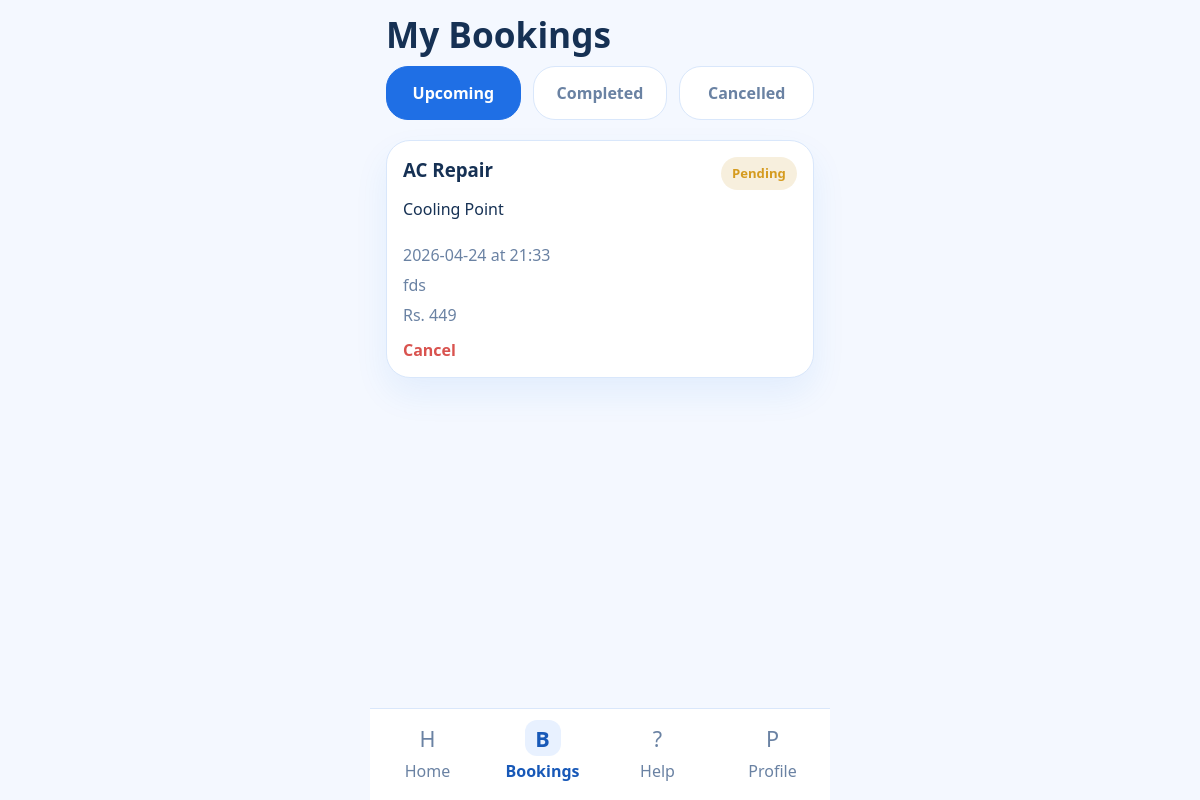
The page /my-bookings (signed in) on the database as committed earlier.
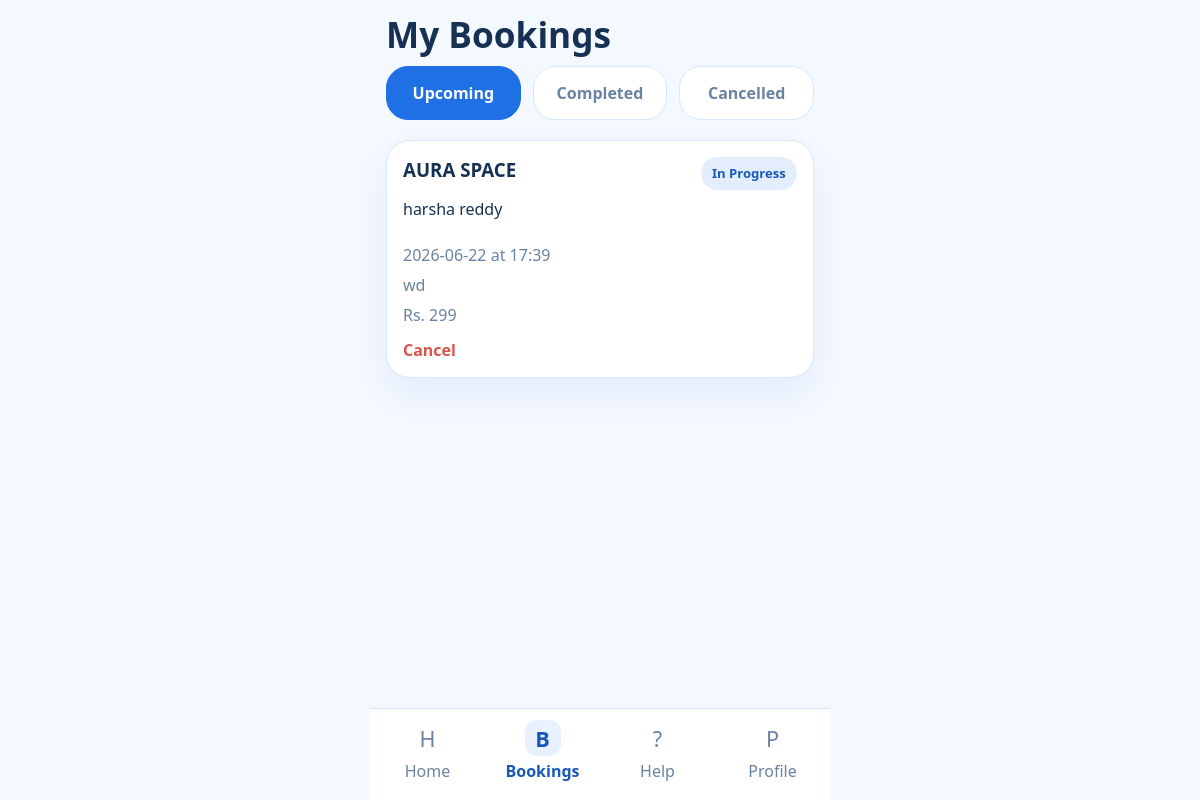
The same page on the database as committed later.
### tables this page shows
CREATE TABLE bookings (
            id INTEGER PRIMARY KEY AUTOINCREMENT,
            user_email TEXT,
            service TEXT,
            provider TEXT,
            name TEXT,
            address TEXT,
            date TEXT,
            time TEXT,
            issue TEXT,
            status TEXT DEFAULT 'Pending'
        , customer_phone TEXT, provider_phone TEXT, amount INTEGER DEFAULT 0, created_at TEXT);

### deploy_package/app.py (the view)
@app.route("/my-bookings")
@login_required
@customer_required
def my_bookings():
    active_tab = request.args.get("tab", "upcoming").strip().lower()
    conn = get_db()
    bookings = conn.execute(
        """
        SELECT * FROM bookings
        WHERE user_email = ?
        ORDER BY id DESC
        """,
        (session["user_email"],),
    ).fetchall()
    conn.close()
    return render_template(
        "my_bookings.html",
        bookings=bookings,
        filtered_bookings=filter_bookings(bookings, active_tab),
        active_tab=active_tab,
        stats=booking_status_breakdown(bookings),
    )

### deploy_package/app.py (called while the page is built, shortened)
def get_db():
    conn = sqlite3.connect(DB_PATH)
    conn.row_factory = sqlite3.Row
    return conn

def login_required(view):
    @wraps(view)
    def wrapped_view(*args, **kwargs):
        if "user_email" not in session:
            flash("Please log in to continue.", "warning")
            return redirect(url_for("login"))
        return view(*args, **kwargs)
    return wrapped_view

def customer_required(view):
    @wraps(view)
    def wrapped_view(*args, **kwargs):
        if session.get("role") == "admin":
            flash("Please use the admin dashboard for admin access.", "warning")
            return redirect(url_for("admin_dashboard"))
        return view(*args, **kwargs)
    return wrapped_view

def get_services(search_query=""):
    conn = get_db()
    services = conn.execute(
        """
        SELECT
            s.*,
            COUNT(p.id) AS providers_count
        FROM services s
        LEFT JOIN providers p ON p.service_slug = s.slug
        GROUP BY s.id
        ORDER BY s.name
        """
    ).fetchall()
    conn.close()
    results = [dict(service) for service in services]
    return results

def booking_status_breakdown(bookings):
    counts = {
        "total": len(bookings),
        "pending": 0,
        "accepted": 0,
        "in_progress": 0,
        "completed": 0,
        "cancel_requested": 0,
        "cancelled": 0,
    }
    for booking in bookings:
        status = (booking["status"] or "").strip().lower()
        if status == "pending":
            counts["pending"] += 1
        elif status == "accepted":
            counts["accepted"] += 1
        elif status == "in progress":
            counts["in_progress"] += 1
        elif status == "completed":
            counts["completed"] += 1
        elif status == "cancel requested":
            counts["cancel_requested"] += 1
        elif status == "cancelled":
            counts["cancelled"] += 1
    return counts

def filter_bookings(bookings, tab):
    tab = (tab or "upcoming").strip().lower()
    if tab == "completed":
        return [booking for booking in bookings if (booking["status"] or "").strip().lower() == "completed"]
    if tab == "cancelled":
        return [booking for booking in bookings if (booking["status"] or "").strip().lower() in {"cancelled", "cancel requested"}]
    return [
        booking
        for booking in bookings
        if (booking["status"] or "").strip().lower() not in {"completed", "cancelled", "cancel requested"}
    ]

### deploy_package/templates/my_bookings.html (shortened to what this page needs)
{% extends "base.html" %}
{% block content %}
<section class="mobile-page-head">
    <h1>My Bookings</h1>
</section>
<section class="segmented-tabs">
    <a class="segment {% if active_tab == 'upcoming' %}active{% endif %}" href="{{ url_for('my_bookings', tab='upcoming') }}">Upcoming</a>
    <a class="segment {% if active_tab == 'completed' %}active{% endif %}" href="{{ url_for('my_bookings', tab='completed') }}">Completed</a>
    <a class="segment {% if active_tab == 'cancelled' %}active{% endif %}" href="{{ url_for('my_bookings', tab='cancelled') }}">Cancelled</a>
</section>
{% if filtered_bookings %}
<section class="mobile-booking-list">
    {% for booking in filtered_bookings %}
    <article class="mobile-booking-card">
        <div class="mobile-booking-head">
            <div>
                <h3>{{ booking.service }}</h3>
                <p>{{ booking.provider }}</p>
            </div>
            <span class="status-pill status-{{ booking.status|lower|replace(' ', '-') }}">{{ booking.status }}</span>
        </div>
        <p class="booking-detail-line">{{ booking.date }} at {{ booking.time }}</p>
        <p class="booking-detail-line">{{ booking.issue }}</p>
        <p class="booking-detail-line">Rs. {{ booking.amount or 0 }}</p>
        {% set status = booking.status|lower %}
        {% if active_tab == 'upcoming' and status not in ['completed', 'cancelled', 'cancel requested'] %}
        <a class="cancel-text-link" href="{{ url_for('request_cancel', booking_id=booking.id) }}">Cancel</a>
        {% endif %}
    </article>
    {% endfor %}
</section>
{% endif %}
{% endblock %}

### deploy_package/templates/base.html (shortened to what this page needs)
<!DOCTYPE html>
<html lang="en">
<head>
    <link rel="stylesheet" href="{{ url_for('static', filename='app.css') }}">
</head>
<body class="{% block body_class %}{% endblock %}">
    <main class="page-shell {% if session.get('user_email') and current_role != 'admin' %}mobile-shell{% endif %} {% block page_shell_class %}{% endblock %}">
        {% block content %}{% endblock %}
    </main>
    {% if session.get('user_email') and current_role != 'admin' %}
    <nav class="bottom-nav">
        <a class="bottom-link {% if current_endpoint == 'home' %}active{% endif %}" href="{{ url_for('home') }}">
            <span class="nav-icon">H</span>
            <span>Home</span>
        </a>
        <a class="bottom-link {% if current_endpoint == 'my_bookings' %}active{% endif %}" href="{{ url_for('my_bookings') }}">
            <span class="nav-icon">B</span>
            <span>Bookings</span>
        </a>
        <a class="bottom-link {% if current_endpoint == 'help_page' %}active{% endif %}" href="{{ url_for('help_page') }}">
            <span class="nav-icon">?</span>
            <span>Help</span>
        </a>
        <a class="bottom-link {% if current_endpoint == 'profile' %}active{% endif %}" href="{{ url_for('profile') }}">
            <span class="nav-icon">P</span>
            <span>Profile</span>
        </a>
    </nav>
    {% endif %}
</body>
</html>

### deploy_package/static/app.css (style rules this page uses)
:root { --bg: #f4f8ff; --surface: #ffffff; --surface-soft: #eef5ff; --line: #d9e7fb; --text: #163154; --muted: #6a82a3; --navy: #1f6fe5; --navy-deep: #1859b8; --accent: #e8f1ff; --danger: #d9534f; --warning: #d59b1f; --success: #238a5a; --shadow: 0 16px 34px rgba(31, 111, 229, 0.08); }
* { box-sizing: border-box; }
body { margin: 0; background: var(--bg); color: var(--text); font-family: "Segoe UI", Arial, sans-serif; }
a { color: inherit; text-decoration: none; }
.page-shell { width: min(1100px, calc(100% - 2rem)); margin: 0 auto; padding: 1rem 0 2rem; }
.mobile-shell { width: min(460px, 100%); min-height: 100vh; padding: 0.75rem 1rem 7rem; }
.mobile-auth, .intro-card, .otp-card, .home-hero-panel, .service-mobile-card, .mobile-booking-card, .support-card, .faq-card, .profile-card, .latest-booking-card, .booking-layout > *, .provider-card, .stat-card, .booking-table-shell, .empty-state { background: var(--surface); border: 1px solid var(--line); box-shadow: var(--shadow); }
.mobile-auth h1, .mobile-page-head h1, .section-head h1 { font-size: 2.2rem; line-height: 1.05; margin: 0; }
.mobile-auth p, .service-card-copy p, .booking-detail-line, .muted-line, .faq-card p, .profile-card p, .section-head p, .provider-phone, .booking-table small { color: var(--muted); }
.primary-btn, .secondary-btn, .table-action, .segment { display: inline-flex; align-items: center; justify-content: center; gap: 0.45rem; border-radius: 22px; padding: 0.95rem 1.25rem; font: inherit; font-weight: 700; border: 1px solid transparent; }
.mobile-page-head { padding: 0.25rem 0 0.8rem; }
.segmented-tabs { display: grid; grid-template-columns: repeat(3, minmax(0, 1fr)); gap: 0.75rem; margin-bottom: 1.25rem; }
.segment { background: var(--surface); border-color: var(--line); color: var(--muted); }
.segment.active { background: var(--navy); color: white; border-color: var(--navy); }
.mobile-booking-list { display: grid; gap: 1rem; }
.mobile-booking-card { border-radius: 24px; padding: 1rem; }
.mobile-booking-head { display: flex; justify-content: space-between; gap: 1rem; align-items: flex-start; }
.mobile-booking-head h3, .support-card h3, .faq-card h3, .latest-booking-card h3 { margin: 0; }
.booking-detail-line { margin: 0.5rem 0 0; }
.cancel-text-link { display: inline-block; margin-top: 0.8rem; color: var(--danger); font-weight: 700; }
.bottom-nav { position: fixed; left: 50%; bottom: 0; transform: translateX(-50%); width: min(460px, 100%); background: rgba(255, 255, 255, 0.98); border-top: 1px solid var(--line); display: grid; grid-template-columns: repeat(4, minmax(0, 1fr)); padding: 0.7rem 0 1.1rem; z-index: 40; }
.bottom-link { display: grid; justify-items: center; gap: 0.25rem; color: var(--muted); font-weight: 500; }
.bottom-link.active { color: var(--navy-deep); font-weight: 700; }
.nav-icon { width: 36px; height: 36px; display: grid; place-items: center; border-radius: 12px; font-size: 1.35rem; }
.bottom-link.active .nav-icon { background: var(--accent); }
.status-pill { display: inline-flex; align-items: center; justify-content: center; padding: 0.45rem 0.7rem; border-radius: 999px; font-size: 0.82rem; font-weight: 700; }
.status-accepted, .status-in-progress { background: rgba(31, 111, 229, 0.12); color: var(--navy-deep); }

Rows that differ between the two databases and show on the page:
no longer on this page (row edited): bookings: service "AC Repair", provider "Cooling Point", status "Pending", date "2026-04-24", time "21:33", issue "fds", amount "449"
added bookings: service "AURA SPACE", provider "harsha reddy", status "In Progress", date "2026-06-22", time "17:39", issue "wd", amount "299"
